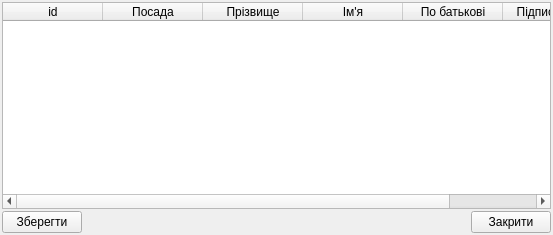
<?xml version="1.0" encoding="UTF-8"?>
<ui version="4.0">
 <class>posadovciForm</class>
 <widget class="QWidget" name="posadovciForm">
  <property name="geometry">
   <rect>
    <x>0</x>
    <y>0</y>
    <width>553</width>
    <height>235</height>
   </rect>
  </property>
  <property name="windowTitle">
   <string>Введення працівників</string>
  </property>
  <property name="windowIcon">
   <iconset resource="tke/tke_rc">
    <normaloff>:/pictures/pictures/cube.png</normaloff>:/pictures/pictures/cube.png</iconset>
  </property>
  <layout class="QGridLayout">
   <property name="margin">
    <number>2</number>
   </property>
   <property name="spacing">
    <number>2</number>
   </property>
   <item row="0" column="0">
    <layout class="QVBoxLayout">
     <property name="spacing">
      <number>2</number>
     </property>
     <property name="margin">
      <number>0</number>
     </property>
     <item>
      <widget class="QTableWidget" name="tableWidget_posadovci">
       <property name="alternatingRowColors">
        <bool>false</bool>
       </property>
       <property name="sortingEnabled">
        <bool>false</bool>
       </property>
       <column>
        <property name="text">
         <string>id</string>
        </property>
       </column>
       <column>
        <property name="text">
         <string>Посада</string>
        </property>
       </column>
       <column>
        <property name="text">
         <string>Прізвище</string>
        </property>
       </column>
       <column>
        <property name="text">
         <string>Ім'я</string>
        </property>
       </column>
       <column>
        <property name="text">
         <string>По батькові</string>
        </property>
       </column>
       <column>
        <property name="text">
         <string>Підпис в док.</string>
        </property>
       </column>
      </widget>
     </item>
     <item>
      <layout class="QHBoxLayout">
       <property name="spacing">
        <number>6</number>
       </property>
       <property name="margin">
        <number>0</number>
       </property>
       <item>
        <widget class="QPushButton" name="savePbtn">
         <property name="text">
          <string>Зберегти</string>
         </property>
         <property name="icon">
          <iconset resource="tke/tke_rc">
           <normaloff>:/pictures/pictures/floppy.png</normaloff>:/pictures/pictures/floppy.png</iconset>
         </property>
         <property name="iconSize">
          <size>
           <width>12</width>
           <height>12</height>
          </size>
         </property>
        </widget>
       </item>
       <item>
        <spacer>
         <property name="orientation">
          <enum>Qt::Horizontal</enum>
         </property>
         <property name="sizeHint" stdset="0">
          <size>
           <width>40</width>
           <height>20</height>
          </size>
         </property>
        </spacer>
       </item>
       <item>
        <widget class="QPushButton" name="cancelPbtn">
         <property name="text">
          <string>Закрити</string>
         </property>
         <property name="icon">
          <iconset resource="tke/tke_rc">
           <normaloff>:/pictures/pictures/button_cancel.png</normaloff>:/pictures/pictures/button_cancel.png</iconset>
         </property>
         <property name="iconSize">
          <size>
           <width>12</width>
           <height>12</height>
          </size>
         </property>
        </widget>
       </item>
      </layout>
     </item>
    </layout>
   </item>
  </layout>
 </widget>
 <resources>
  <include location="tke/tke_rc"/>
 </resources>
 <connections/>
</ui>
